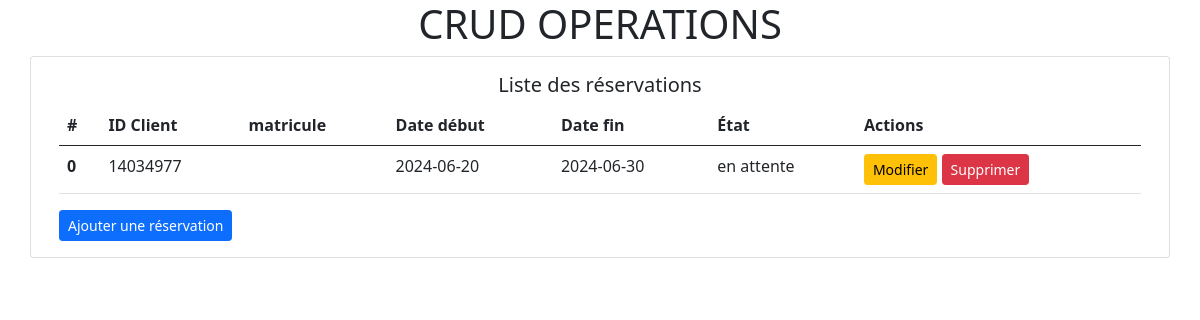
/reservation/index, run on the app's committed database.
### application/controllers/reservation.php (called while the page is built, shortened)
<?php
class Reservation extends CI_Controller
{
    function __construct()
    {
        $this->load->library('form_validation');
        $this->load->model('reservation_model');
    }
    public function index()
    {
        $data['reservations'] = $this->reservation_model->getAllReservations();
        $this->load->view('reservation/index', $data);
    }
}
?>

### index.php (called while the page is built, shortened)
<?php
require_once BASEPATH.'core/CodeIgniter.php';

### application/models/reservation_model.php (called while the page is built, shortened)
<?php
class Reservation_model extends CI_Model
{
    public function getAllReservations()
    {
        $this->db->select('r.*, c.Nom_client, t.matricule, ch.ID_chauffeur');
        $this->db->from('réservation r');
        $this->db->join('client c', 'r.ID_client = c.ID_client', 'left');
        $this->db->join('taxi t', 'r.matricule = t.matricule', 'left');
        $this->db->join('chauffeur ch', 'r.ID_chauffeur = ch.ID_chauffeur', 'left');
        $query = $this->db->get();
        return $query->result_array();
    }
}
?>

### application/views/reservation/index.php (the view, shortened to what this page needs)
<div class="container">
    <div class="row">
        <div class="card">
            <div class="card-body">
                <h5 class="card-title text-center">Liste des réservations</h5>
                <table class="table">
                    <thead>
                        <tr>
                            <th scope="col">#</th>
                            <th scope="col">ID Client</th>
                            <th scope="col">matricule</th>
                            <th scope="col">Date début</th>
                            <th scope="col">Date fin</th>
                            <th scope="col">État</th>
                            <th scope="col">Actions</th>
                        </tr>
                    </thead>
                    <tbody>
                        <?php foreach ($reservations as $reservation) : ?>
                            <tr>
                                <th scope="row"><?= $reservation['ID_reservation'] ?></th>
                                <td><?= $reservation['ID_client'] ?></td>
                                <td><?= $reservation['matricule'] ?></td>
                                <td><?= $reservation['date_debut'] ?></td>
                                <td><?= $reservation['date_fin'] ?></td>
                                <td><?= $reservation['etat'] ?></td>
                                <td>
                                    <a href="<?= base_url() ?>reservation/edit/<?= $reservation['ID_reservation'] ?>" class="btn btn-sm btn-warning">Modifier</a>
                                    <a href="<?= base_url() ?>reservation/delete/<?= $reservation['ID_reservation'] ?>" class="btn btn-sm btn-danger" onclick="return confirm('Êtes-vous sûr de vouloir supprimer cette réservation?')">Supprimer</a>
                                </td>
                            </tr>
                        <?php endforeach; ?>
                    </tbody>
                </table>
                <a href="<?= base_url('reservation/add') ?>" class="btn btn-sm btn-primary">Ajouter une réservation</a>
            </div>
        </div>
    </div>
</div>

### data on the page
réservation: ID_reservation "0", ID_client "14034977", date_debut "2024-06-20", date_fin "2024-06-30", etat "en attente"
